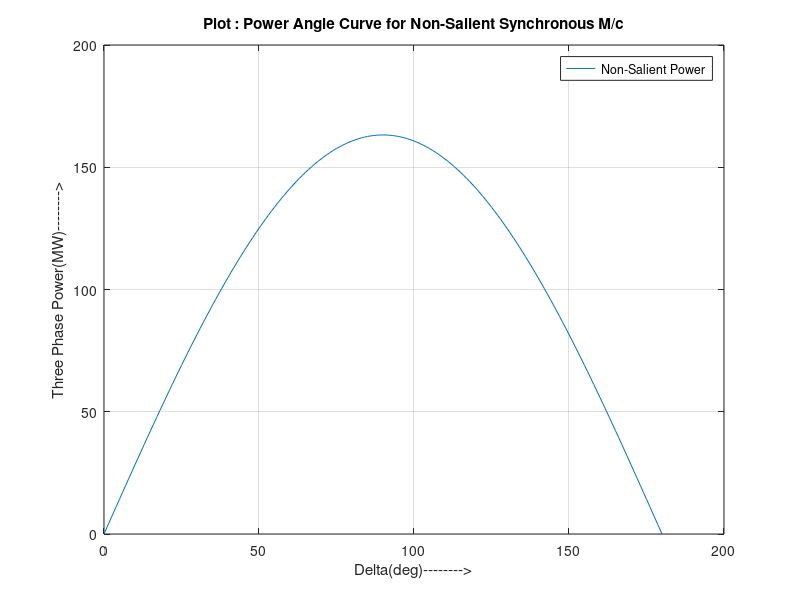

This figure's MATLAB source:
% Supreeth Rao 1MS19EE057 19/10/2022
% Determination of power angle characteristics of salient and non salient pole motor
clc;
clear;
P=48;
pf=0.8;
Vt=34.64;
Xd=10;
Xq=10;

Vtph=Vt*1000/sqrt(3); % Per phase Voltage
pf_a=acos(pf);
Q=P*tan(pf_a);
I=(P-j*Q)*1000000/(3*Vtph); % Current in Amps
delta=0:1:180;
delta_rad=delta*(pi/180);

if Xd~=Xq
    %Salient Pole Synchronous Motor
    Eq=Vtph+(j*I*Xq);
    Id_mag=abs(I)*sin(angle(Eq)-angle(I));
    Ef_mag=abs(Eq)+((Xd-Xq)*Id_mag);
    Exitation_emf=Ef_mag
    Reg=(Ef_mag-abs(Vtph))*100/abs(Vtph)
    PP=Ef_mag*Vtph*sin(delta_rad)/Xd;
    Reluct_Power=Vtph^2*(Xd-Xq)*sin(2*delta_rad)/(2*Xd*Xq);
    Net_Reluct_Power=3*Reluct_Power/1000000;
    Power_sal=PP+Reluct_Power;
    Net_Power_sal=3*Power_sal/1000000;
    plot(delta,Net_Reluct_Power,'K');
    hold on
    plot(delta,Net_Power_sal,'r');
    xlabel('Delta(deg)-------->');
    ylabel('Three Phase Power(pu)-------->');
    title('Plot : Power Angle Curve for Salient Synchronous M/c');
    legend('Reluct Power','Salient Power');
end

if Xd==Xq
    %Non-Salient Pole Synchronous Motor
    Ef=Vtph+(j*I*Xd);
    Exitation_emf=abs(Ef)
    Reg=(abs(Ef)-abs(Vtph))*100/abs(Vtph)
    Power_non=abs(Ef)*Vtph*sin(delta_rad)/Xd;
    Net_Power=3*Power_non/1000000;
    plot(delta,Net_Power);
    xlabel('Delta(deg)-------->');
    ylabel('Three Phase Power(MW)-------->');
    title('Plot : Power Angle Curve for Non-Salient Synchronous M/c');
    legend('Non-Salient Power');
    end

grid;